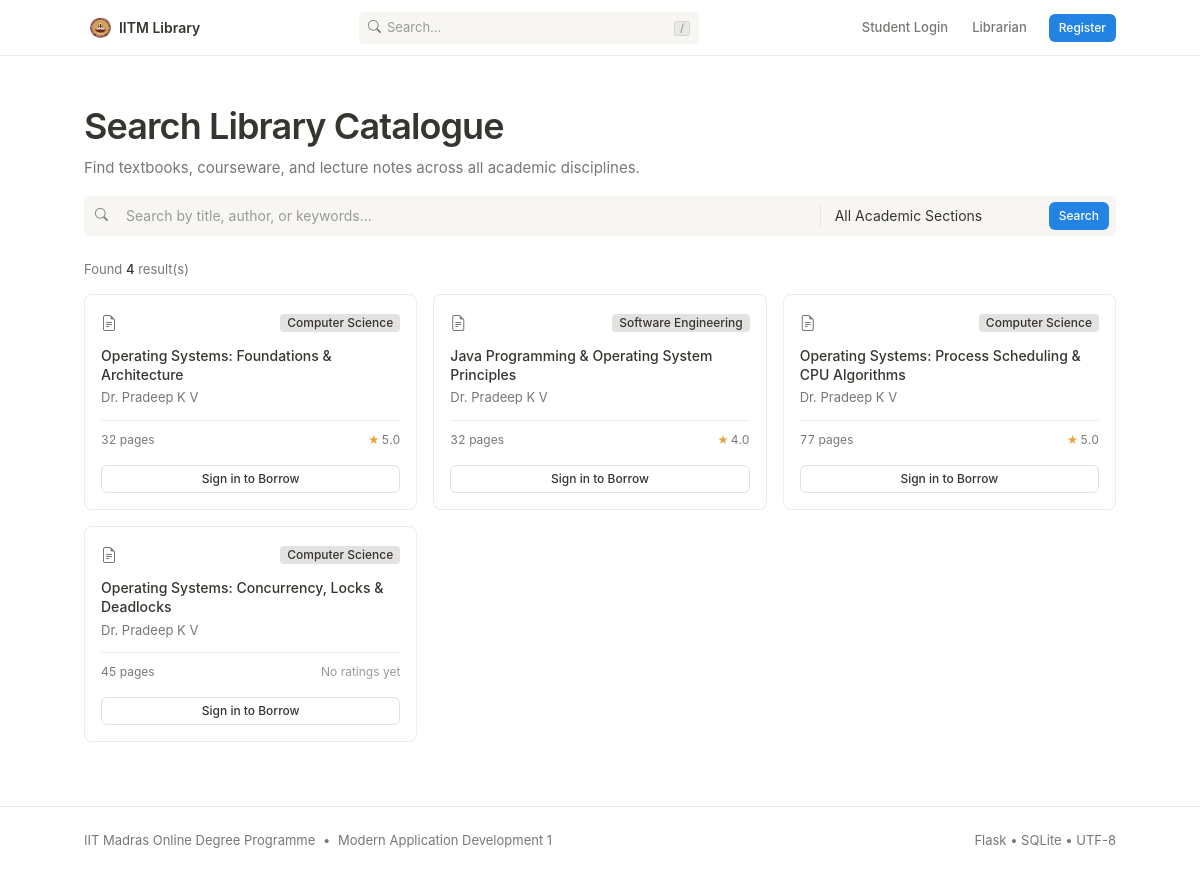
Screenshot of /search with the database file from the repository.
### Code/models.py (models this page shows, shortened)
class Book(db.Model):
    __tablename__ = 'books'
    id = db.Column(db.Integer, primary_key=True)
    title = db.Column(db.String(150), nullable=False, index=True)
    author = db.Column(db.String(150), nullable=False, index=True)
    content = db.Column(db.Text, nullable=True)  # Summary / description
    section_id = db.Column(db.Integer, db.ForeignKey('sections.id', ondelete='CASCADE'), nullable=False)
    file_path = db.Column(db.String(255), nullable=False)
    pages = db.Column(db.Integer, default=1)
    language = db.Column(db.String(50), default='English')
    edition = db.Column(db.String(50), default='1st Edition')
    created_at = db.Column(db.DateTime, default=lambda: datetime.now(timezone.utc))
    issues = db.relationship('BookIssue', backref='book', cascade='all, delete-orphan', lazy=True)
    feedbacks = db.relationship('Feedback', backref='book', cascade='all, delete-orphan', lazy=True)
    @property
    def average_rating(self):
        if not self.feedbacks:
            return 0.0
        return round(sum(f.rating for f in self.feedbacks) / len(self.feedbacks), 1)
    @property
    def ratings_count(self):
        return len(self.feedbacks)

class Section(db.Model):
    __tablename__ = 'sections'
    id = db.Column(db.Integer, primary_key=True)
    name = db.Column(db.String(100), unique=True, nullable=False, index=True)
    description = db.Column(db.Text, nullable=True)
    icon = db.Column(db.String(50), default='bi-journal-bookmark-fill')
    created_at = db.Column(db.DateTime, default=lambda: datetime.now(timezone.utc))
    books = db.relationship('Book', backref='section', cascade='all, delete-orphan', lazy=True)

class Feedback(db.Model):
    __tablename__ = 'feedbacks'
    id = db.Column(db.Integer, primary_key=True)
    user_id = db.Column(db.Integer, db.ForeignKey('users.id', ondelete='CASCADE'), nullable=False)
    book_id = db.Column(db.Integer, db.ForeignKey('books.id', ondelete='CASCADE'), nullable=False)
    rating = db.Column(db.Integer, nullable=False)  # 1 to 5
    comment = db.Column(db.Text, nullable=True)
    created_at = db.Column(db.DateTime, default=lambda: datetime.now(timezone.utc))
    __table_args__ = (
        db.UniqueConstraint('user_id', 'book_id', name='uq_user_book_feedback'),
    )

### Code/LMS_app.py (the view, shortened to what this page needs)
@app.route('/search')
def search():
    query = request.args.get('q', '').strip()
    section_id = request.args.get('section_id', type=int)
    books_query = Book.query
    if section_id:
        books_query = books_query.filter(Book.section_id == section_id)
    results = books_query.all()
    sections = Section.query.all()
    user = None
    user_status_map = {}
    return render_template('search.html',
                           query=query,
                           selected_section_id=section_id,
                           results=results,
                           sections=sections,
                           user_status_map=user_status_map)

### Code/LMS_app.py (called while the page is built)
@app.before_request
def before_request_hook():
    check_and_revoke_expired_books()

@app.context_processor
def inject_global_context():
    current_user = None
    if 'user_id' in session:
        current_user = db.session.get(User, session['user_id'])
    pending_requests_count = 0
    if current_user and current_user.is_librarian:
        pending_requests_count = BookIssue.query.filter_by(status='pending').count()
    active_user_quota = 0
    if current_user and not current_user.is_librarian:
        active_user_quota = current_user.active_quota_count
    return {
        'current_user': current_user,
        'pending_requests_count': pending_requests_count,
        'active_user_quota': active_user_quota,
        'now': datetime.now(timezone.utc)
    }

### Code/database.py (called while the page is built)
def check_and_revoke_expired_books():
    try:
        now = datetime.now(timezone.utc)
        active_issues = BookIssue.query.filter_by(status='issued').all()
        revoked_count = 0
        for issue in active_issues:
            if issue.due_date:
                due = issue.due_date if issue.due_date.tzinfo else issue.due_date.replace(tzinfo=timezone.utc)
                if now > due:
                    issue.status = 'revoked'
                    issue.return_date = now
                    issue.rejection_reason = 'Loan period expired (7-day automatic revocation policy)'
                    revoked_count += 1
        if revoked_count > 0:
            db.session.commit()
    except Exception as e:
        db.session.rollback()
        print(f"Error checking expired books: {e}")

### Code/models.py (called while the page is built)
@event.listens_for(Engine, "connect")
def set_sqlite_pragma(dbapi_connection, connection_record):
    try:
        cursor = dbapi_connection.cursor()
        cursor.execute("PRAGMA foreign_keys=ON")
        cursor.close()
    except Exception:
        pass

### Code/templates/search.html (shortened to what this page needs)
{% extends "base.html" %}
{% block content %}
<div class="mb-4">
    <h1 class="notion-h1">Search Library Catalogue</h1>
    <p class="text-secondary mb-3">Find textbooks, courseware, and lecture notes across all academic disciplines.</p>
    <form action="{{ url_for('search') }}" method="get" role="search">
        <div class="notion-field-group">
            <span class="px-2 text-secondary" style="font-size: 13px;"><i class="bi bi-search"></i></span>
            <input type="text" name="q" class="form-control" placeholder="Search by title, author, or keywords..." value="{{ query }}">
            <select name="section_id" class="form-select" style="max-width: 220px;" aria-label="Filter by academic section">
                <option value="">All Academic Sections</option>
            </select>
            <button type="submit" class="btn btn-notion-primary btn-sm ms-1 me-1">
                Search
            </button>
        </div>
    </form>
</div>
<div class="d-flex justify-content-between align-items-center mb-3">
    <div class="text-secondary small">
        Found <span class="fw-medium text-dark">{{ results|length }}</span> result(s)
    </div>
</div>
{% if results %}
<div class="row g-3">
    {% for book in results %}
    {% set issue = user_status_map.get(book.id) %}
    <div class="col-lg-4 col-md-6">
        <div class="book-card notion-book-card">
            <div class="book-card-top">
                <span class="book-card-doc-icon"><i class="bi bi-file-earmark-text"></i></span>
                <span class="notion-tag notion-tag-gray">{{ book.section.name.split('&')[0].strip() }}</span>
            </div>
            <div class="book-card-title" title="{{ book.title }}">{{ book.title }}</div>
            <div class="book-card-author">{{ book.author }}</div>
            <div class="book-card-meta">
                <span class="tabular-nums">{{ book.pages }} pages</span>
                <span>
                    {% if book.ratings_count > 0 %}
                        <span class="notion-star">★</span><span class="tabular-nums">{{ book.average_rating }}</span>
                    {% else %}
                        <span class="text-tertiary">No ratings yet</span>
                    {% endif %}
                </span>
            </div>
            <div class="mt-3">
                {% if current_user %}
                    {% if current_user.is_librarian %}
                        <div class="d-flex gap-2">
                            <a href="{{ url_for('view_pdf', book_id=book.id) }}" class="btn btn-notion-secondary btn-sm flex-grow-1">
                                <i class="bi bi-eye me-1"></i> View eBook
                            </a>
                            <a href="{{ url_for('section_books', section_id=book.section_id) }}" class="btn btn-ghost btn-sm" title="Go to Section">
                                <i class="bi bi-folder2-open"></i>
                            </a>
                        </div>
                    {% else %}
                        {% if issue and issue.status == 'issued' %}
                            <div class="d-flex gap-2">
                                <a href="{{ url_for('view_pdf', book_id=book.id) }}" class="btn btn-notion-secondary btn-sm flex-grow-1">
                                    <i class="bi bi-book me-1"></i> Read Online
                                </a>
                                <a href="{{ url_for('user_my_books') }}" class="btn btn-ghost btn-sm" title="Manage Loan">
                                    <i class="bi bi-gear"></i>
                                </a>
                            </div>
                        {% elif issue and issue.status == 'pending' %}
                            <button class="btn btn-ghost btn-sm w-100" disabled>
                                <i class="bi bi-clock me-1"></i> Request Pending
                            </button>
                        {% elif not current_user.can_request_book %}
                            <button class="btn btn-ghost btn-sm w-100" disabled>
                                <i class="bi bi-slash-circle me-1"></i> Quota Full
                            </button>
                        {% else %}
                            <form action="{{ url_for('request_book', book_id=book.id) }}" method="post">
                                <button type="submit" class="btn btn-notion-primary btn-sm w-100">
                                    Request e-Book
                                </button>
                            </form>
                        {% endif %}
                    {% endif %}
                {% else %}
                    <a href="{{ url_for('login', role='user') }}" class="btn btn-notion-secondary btn-sm w-100">
                        Sign in to Borrow
                    </a>
                {% endif %}
            </div>
        </div>
    </div>
    {% endfor %}
</div>
{% endif %}
{% endblock %}

### rows the page displays
Book: section.name.split "Computer Science", title "Operating Systems: Foundations & Architecture", author "Dr. Pradeep K V", pages "32", average_rating "5.0"
Book: section.name.split "Software Engineering", title "Java Programming & Operating System Principles", author "Dr. Pradeep K V", pages "32", average_rating "4.0"
Book: section.name.split "Computer Science", title "Operating Systems: Process Scheduling & CPU Algorithms", author "Dr. Pradeep K V", pages "77", average_rating "5.0"
Book: section.name.split "Computer Science", title "Operating Systems: Concurrency, Locks & Deadlocks", author "Dr. Pradeep K V", pages "45", shows "No ratings yet"

### other values shown
{{ results|length }} "4"
